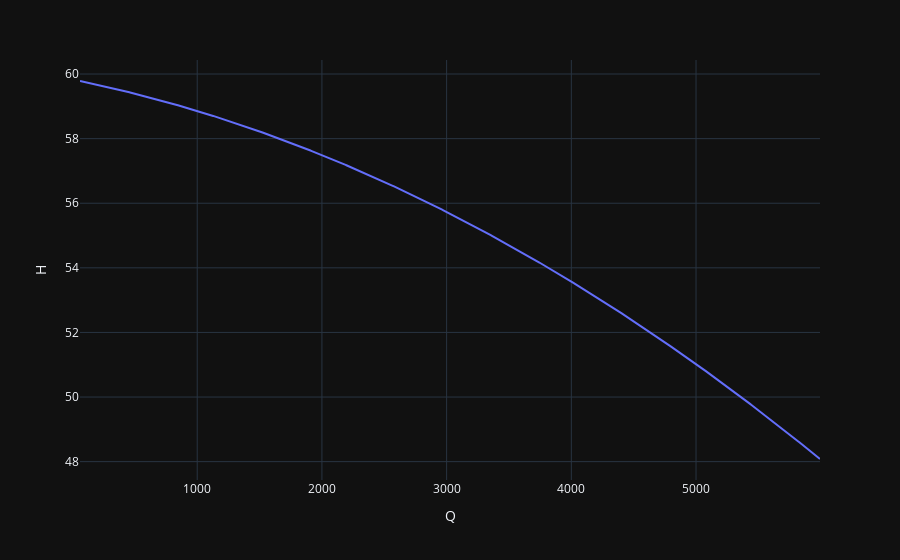

Source (notebook cell):
### Code cell
pump = CentrifugalPump(fluid="INCOMP::Water", temperature=300, data=pump)
pump.create_performance_figures(0.001,0.1,0.0001,500,3000,100)

### Figure 1 — Plotly figure (JSON) as saved in the notebook; plotly's stock layout.template omitted (floating-point values rounded to 4 significant figures; data arrays with more than 128 entries replaced by an {"elided": "..."} marker saying what was removed)
{"data": [{"hovertemplate": "Q=%{x}<br>H=%{y}<extra></extra>", "legendgroup": "", "line": {"color": "#636efa", "dash": "solid"}, "marker": {"symbol": "circle"}, "mode": "lines", "name": "", "orientation": "v", "showlegend": false, "x": {"elided": "990 float values"}, "xaxis": "x", "y": {"elided": "990 float values"}, "yaxis": "y", "type": "scatter"}], "layout": {"xaxis": {"anchor": "y", "domain": [0.0, 1.0], "title": {"text": "Q"}}, "yaxis": {"anchor": "x", "domain": [0.0, 1.0], "title": {"text": "H"}}, "legend": {"tracegroupgap": 0}, "margin": {"t": 60}}}
